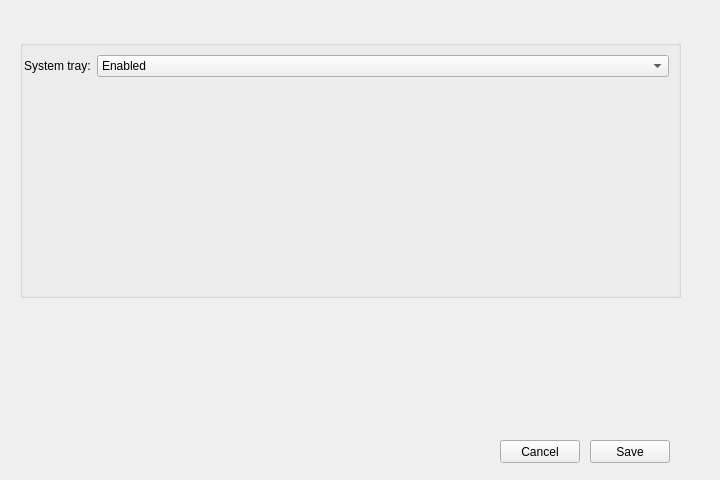
<?xml version="1.0" encoding="UTF-8"?>
<ui version="4.0">
 <class>Options</class>
 <widget class="QWidget" name="Options">
  <property name="windowModality">
   <enum>Qt::WindowModality::WindowModal</enum>
  </property>
  <property name="geometry">
   <rect>
    <x>0</x>
    <y>0</y>
    <width>720</width>
    <height>480</height>
   </rect>
  </property>
  <property name="sizePolicy">
   <sizepolicy hsizetype="Fixed" vsizetype="Fixed">
    <horstretch>0</horstretch>
    <verstretch>0</verstretch>
   </sizepolicy>
  </property>
  <property name="minimumSize">
   <size>
    <width>720</width>
    <height>480</height>
   </size>
  </property>
  <property name="maximumSize">
   <size>
    <width>720</width>
    <height>480</height>
   </size>
  </property>
  <property name="contextMenuPolicy">
   <enum>Qt::ContextMenuPolicy::ActionsContextMenu</enum>
  </property>
  <property name="windowTitle">
   <string>Settings</string>
  </property>
  <property name="locale">
   <locale language="English" country="UnitedStates"/>
  </property>
  <widget class="QPushButton" name="save_button">
   <property name="geometry">
    <rect>
     <x>590</x>
     <y>440</y>
     <width>80</width>
     <height>23</height>
    </rect>
   </property>
   <property name="font">
    <font>
     <bold>false</bold>
    </font>
   </property>
   <property name="contextMenuPolicy">
    <enum>Qt::ContextMenuPolicy::ActionsContextMenu</enum>
   </property>
   <property name="text">
    <string>Save</string>
   </property>
  </widget>
  <widget class="QGroupBox" name="formGroupBox">
   <property name="geometry">
    <rect>
     <x>20</x>
     <y>40</y>
     <width>661</width>
     <height>258</height>
    </rect>
   </property>
   <layout class="QFormLayout" name="raid_details">
    <property name="sizeConstraint">
     <enum>QLayout::SizeConstraint::SetDefaultConstraint</enum>
    </property>
    <property name="horizontalSpacing">
     <number>6</number>
    </property>
    <property name="verticalSpacing">
     <number>20</number>
    </property>
    <property name="leftMargin">
     <number>1</number>
    </property>
    <item row="0" column="0">
     <widget class="QLabel" name="system_tray_label">
      <property name="text">
       <string>System tray:</string>
      </property>
     </widget>
    </item>
    <item row="0" column="1">
     <widget class="QComboBox" name="system_tray_selector">
      <item>
       <property name="text">
        <string>Enabled</string>
       </property>
      </item>
      <item>
       <property name="text">
        <string>Disabled</string>
       </property>
      </item>
     </widget>
    </item>
   </layout>
  </widget>
  <widget class="QPushButton" name="cancel_button">
   <property name="geometry">
    <rect>
     <x>500</x>
     <y>440</y>
     <width>80</width>
     <height>23</height>
    </rect>
   </property>
   <property name="text">
    <string>Cancel</string>
   </property>
  </widget>
 </widget>
 <resources/>
 <connections/>
</ui>
